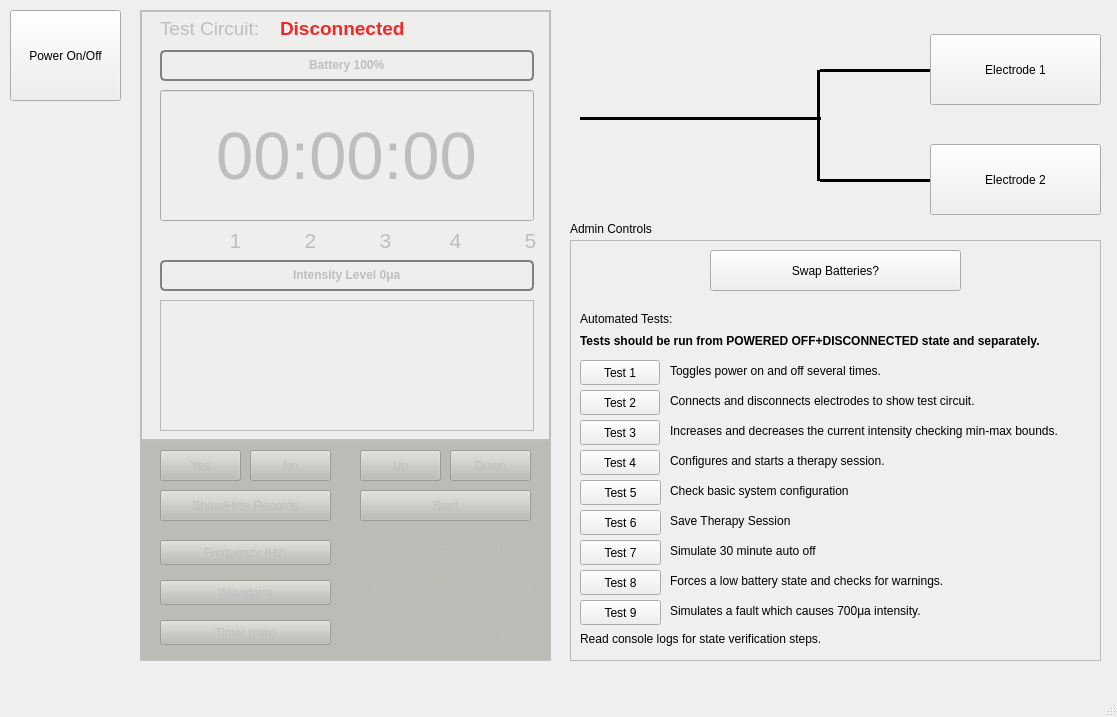
<?xml version="1.0" encoding="UTF-8"?>
<ui version="4.0">
 <class>AlphaStim</class>
 <widget class="QMainWindow" name="AlphaStim">
  <property name="geometry">
   <rect>
    <x>0</x>
    <y>0</y>
    <width>1117</width>
    <height>717</height>
   </rect>
  </property>
  <property name="windowTitle">
   <string>AlphaStim</string>
  </property>
  <widget class="QWidget" name="centralwidget">
   <widget class="QPushButton" name="power_button">
    <property name="geometry">
     <rect>
      <x>10</x>
      <y>10</y>
      <width>111</width>
      <height>91</height>
     </rect>
    </property>
    <property name="styleSheet">
     <string notr="true">QPushButton::checked{
	background:rgb(237, 212, 0)
}</string>
    </property>
    <property name="text">
     <string>Power On/Off</string>
    </property>
    <property name="checkable">
     <bool>true</bool>
    </property>
   </widget>
   <widget class="QFrame" name="screen">
    <property name="enabled">
     <bool>false</bool>
    </property>
    <property name="geometry">
     <rect>
      <x>140</x>
      <y>10</y>
      <width>411</width>
      <height>431</height>
     </rect>
    </property>
    <property name="styleSheet">
     <string notr="true">background:rgb(238, 238, 236)</string>
    </property>
    <property name="frameShape">
     <enum>QFrame::Box</enum>
    </property>
    <property name="frameShadow">
     <enum>QFrame::Plain</enum>
    </property>
    <property name="lineWidth">
     <number>2</number>
    </property>
    <property name="midLineWidth">
     <number>0</number>
    </property>
    <widget class="QProgressBar" name="battery">
     <property name="geometry">
      <rect>
       <x>20</x>
       <y>40</y>
       <width>374</width>
       <height>31</height>
      </rect>
     </property>
     <property name="font">
      <font>
       <weight>75</weight>
       <bold>true</bold>
      </font>
     </property>
     <property name="styleSheet">
      <string notr="true">QProgressBar {
	border: 2px solid grey;
	border-radius: 5px;
	text-align: center;
}
QProgressBar::chunk:enabled {
	background-color:rgb(138, 226, 52);
	border-radius: 5px;
}
QProgressBar::chunk:!enabled {
	background-color:rgb(238, 238, 236);
	border-radius: 5px;
}</string>
     </property>
     <property name="value">
      <number>100</number>
     </property>
     <property name="invertedAppearance">
      <bool>false</bool>
     </property>
     <property name="format">
      <string>Battery %p%</string>
     </property>
    </widget>
    <widget class="QLineEdit" name="timer">
     <property name="geometry">
      <rect>
       <x>20</x>
       <y>80</y>
       <width>374</width>
       <height>131</height>
      </rect>
     </property>
     <property name="font">
      <font>
       <pointsize>50</pointsize>
      </font>
     </property>
     <property name="text">
      <string>00:00:00</string>
     </property>
     <property name="alignment">
      <set>Qt::AlignCenter</set>
     </property>
     <property name="readOnly">
      <bool>true</bool>
     </property>
    </widget>
    <widget class="QTextEdit" name="text_display">
     <property name="geometry">
      <rect>
       <x>20</x>
       <y>290</y>
       <width>374</width>
       <height>131</height>
      </rect>
     </property>
     <property name="styleSheet">
      <string notr="true">QTextEdit::disabled{
color:rgb(0, 0, 0);
}</string>
     </property>
     <property name="readOnly">
      <bool>true</bool>
     </property>
     <property name="placeholderText">
      <string/>
     </property>
    </widget>
    <widget class="QProgressBar" name="intensity_level">
     <property name="geometry">
      <rect>
       <x>20</x>
       <y>250</y>
       <width>374</width>
       <height>31</height>
      </rect>
     </property>
     <property name="font">
      <font>
       <weight>75</weight>
       <bold>true</bold>
      </font>
     </property>
     <property name="styleSheet">
      <string notr="true">QProgressBar {
	border: 2px solid grey;
	border-radius: 5px;
	text-align: center;
}
QProgressBar::chunk {
	background-color:rgb(138, 226, 52);
	border-radius: 5px;
	width: 35px;
	margin: 0.5px
}</string>
     </property>
     <property name="maximum">
      <number>500</number>
     </property>
     <property name="value">
      <number>0</number>
     </property>
     <property name="invertedAppearance">
      <bool>false</bool>
     </property>
     <property name="format">
      <string>Intensity Level %vμa</string>
     </property>
    </widget>
    <widget class="QLabel" name="intensity_1">
     <property name="geometry">
      <rect>
       <x>80</x>
       <y>220</y>
       <width>31</width>
       <height>21</height>
      </rect>
     </property>
     <property name="font">
      <font>
       <pointsize>16</pointsize>
      </font>
     </property>
     <property name="text">
      <string>1</string>
     </property>
     <property name="alignment">
      <set>Qt::AlignCenter</set>
     </property>
    </widget>
    <widget class="QLabel" name="intensity_2">
     <property name="geometry">
      <rect>
       <x>160</x>
       <y>220</y>
       <width>21</width>
       <height>21</height>
      </rect>
     </property>
     <property name="font">
      <font>
       <pointsize>16</pointsize>
      </font>
     </property>
     <property name="text">
      <string>2</string>
     </property>
     <property name="alignment">
      <set>Qt::AlignCenter</set>
     </property>
    </widget>
    <widget class="QLabel" name="intensity_3">
     <property name="geometry">
      <rect>
       <x>230</x>
       <y>220</y>
       <width>31</width>
       <height>21</height>
      </rect>
     </property>
     <property name="font">
      <font>
       <pointsize>16</pointsize>
      </font>
     </property>
     <property name="text">
      <string>3</string>
     </property>
     <property name="alignment">
      <set>Qt::AlignCenter</set>
     </property>
    </widget>
    <widget class="QLabel" name="intensity_4">
     <property name="geometry">
      <rect>
       <x>300</x>
       <y>220</y>
       <width>31</width>
       <height>21</height>
      </rect>
     </property>
     <property name="font">
      <font>
       <pointsize>16</pointsize>
      </font>
     </property>
     <property name="text">
      <string>4</string>
     </property>
     <property name="alignment">
      <set>Qt::AlignCenter</set>
     </property>
    </widget>
    <widget class="QLabel" name="intensity_5">
     <property name="geometry">
      <rect>
       <x>380</x>
       <y>220</y>
       <width>21</width>
       <height>21</height>
      </rect>
     </property>
     <property name="font">
      <font>
       <pointsize>16</pointsize>
      </font>
     </property>
     <property name="text">
      <string>5</string>
     </property>
     <property name="alignment">
      <set>Qt::AlignCenter</set>
     </property>
    </widget>
    <widget class="QLabel" name="label">
     <property name="geometry">
      <rect>
       <x>20</x>
       <y>10</y>
       <width>111</width>
       <height>17</height>
      </rect>
     </property>
     <property name="font">
      <font>
       <pointsize>14</pointsize>
      </font>
     </property>
     <property name="text">
      <string>Test Circuit:</string>
     </property>
    </widget>
    <widget class="QLabel" name="test_circuit">
     <property name="enabled">
      <bool>false</bool>
     </property>
     <property name="geometry">
      <rect>
       <x>140</x>
       <y>10</y>
       <width>131</width>
       <height>17</height>
      </rect>
     </property>
     <property name="font">
      <font>
       <pointsize>14</pointsize>
       <weight>75</weight>
       <bold>true</bold>
      </font>
     </property>
     <property name="styleSheet">
      <string notr="true">color:rgb(239, 41, 41)</string>
     </property>
     <property name="text">
      <string>Disconnected</string>
     </property>
    </widget>
   </widget>
   <widget class="QFrame" name="controls">
    <property name="enabled">
     <bool>false</bool>
    </property>
    <property name="geometry">
     <rect>
      <x>140</x>
      <y>440</y>
      <width>411</width>
      <height>221</height>
     </rect>
    </property>
    <property name="styleSheet">
     <string notr="true">background:rgb(186, 189, 182)</string>
    </property>
    <property name="frameShape">
     <enum>QFrame::Box</enum>
    </property>
    <property name="frameShadow">
     <enum>QFrame::Plain</enum>
    </property>
    <property name="lineWidth">
     <number>2</number>
    </property>
    <widget class="QPushButton" name="yes">
     <property name="geometry">
      <rect>
       <x>20</x>
       <y>10</y>
       <width>81</width>
       <height>31</height>
      </rect>
     </property>
     <property name="text">
      <string>Yes</string>
     </property>
    </widget>
    <widget class="QPushButton" name="no">
     <property name="geometry">
      <rect>
       <x>110</x>
       <y>10</y>
       <width>81</width>
       <height>31</height>
      </rect>
     </property>
     <property name="text">
      <string>No</string>
     </property>
    </widget>
    <widget class="QPushButton" name="show_records">
     <property name="geometry">
      <rect>
       <x>20</x>
       <y>50</y>
       <width>171</width>
       <height>31</height>
      </rect>
     </property>
     <property name="text">
      <string>Show/Hide Records</string>
     </property>
    </widget>
    <widget class="QPushButton" name="up">
     <property name="geometry">
      <rect>
       <x>220</x>
       <y>10</y>
       <width>81</width>
       <height>31</height>
      </rect>
     </property>
     <property name="text">
      <string>Up</string>
     </property>
    </widget>
    <widget class="QPushButton" name="down">
     <property name="geometry">
      <rect>
       <x>310</x>
       <y>10</y>
       <width>81</width>
       <height>31</height>
      </rect>
     </property>
     <property name="text">
      <string>Down</string>
     </property>
    </widget>
    <widget class="QPushButton" name="start">
     <property name="geometry">
      <rect>
       <x>220</x>
       <y>50</y>
       <width>171</width>
       <height>31</height>
      </rect>
     </property>
     <property name="text">
      <string>Start</string>
     </property>
    </widget>
    <widget class="QPushButton" name="frequency_button">
     <property name="geometry">
      <rect>
       <x>20</x>
       <y>100</y>
       <width>171</width>
       <height>25</height>
      </rect>
     </property>
     <property name="text">
      <string>Frequency (Hz)</string>
     </property>
    </widget>
    <widget class="QLabel" name="frequency_label_0">
     <property name="geometry">
      <rect>
       <x>220</x>
       <y>100</y>
       <width>51</width>
       <height>21</height>
      </rect>
     </property>
     <property name="styleSheet">
      <string notr="true"/>
     </property>
     <property name="text">
      <string>0.5</string>
     </property>
     <property name="alignment">
      <set>Qt::AlignCenter</set>
     </property>
    </widget>
    <widget class="QLabel" name="frequency_label_2">
     <property name="geometry">
      <rect>
       <x>340</x>
       <y>100</y>
       <width>51</width>
       <height>21</height>
      </rect>
     </property>
     <property name="styleSheet">
      <string notr="true"/>
     </property>
     <property name="text">
      <string>100</string>
     </property>
     <property name="alignment">
      <set>Qt::AlignCenter</set>
     </property>
    </widget>
    <widget class="QPushButton" name="waveform_button">
     <property name="geometry">
      <rect>
       <x>20</x>
       <y>140</y>
       <width>171</width>
       <height>25</height>
      </rect>
     </property>
     <property name="text">
      <string>Waveform</string>
     </property>
    </widget>
    <widget class="QLabel" name="waveform_label_0">
     <property name="geometry">
      <rect>
       <x>230</x>
       <y>140</y>
       <width>31</width>
       <height>21</height>
      </rect>
     </property>
     <property name="styleSheet">
      <string notr="true"/>
     </property>
     <property name="text">
      <string>Alpha</string>
     </property>
     <property name="alignment">
      <set>Qt::AlignCenter</set>
     </property>
    </widget>
    <widget class="QLabel" name="waveform_label_1">
     <property name="geometry">
      <rect>
       <x>290</x>
       <y>140</y>
       <width>31</width>
       <height>21</height>
      </rect>
     </property>
     <property name="styleSheet">
      <string notr="true"/>
     </property>
     <property name="text">
      <string>Beta</string>
     </property>
     <property name="alignment">
      <set>Qt::AlignCenter</set>
     </property>
    </widget>
    <widget class="QPushButton" name="duration_button">
     <property name="geometry">
      <rect>
       <x>20</x>
       <y>180</y>
       <width>171</width>
       <height>25</height>
      </rect>
     </property>
     <property name="text">
      <string>Timer (min)</string>
     </property>
    </widget>
    <widget class="QLabel" name="duration_label_0">
     <property name="geometry">
      <rect>
       <x>220</x>
       <y>180</y>
       <width>51</width>
       <height>31</height>
      </rect>
     </property>
     <property name="styleSheet">
      <string notr="true"/>
     </property>
     <property name="text">
      <string>20</string>
     </property>
     <property name="alignment">
      <set>Qt::AlignCenter</set>
     </property>
    </widget>
    <widget class="QLabel" name="duration_label_2">
     <property name="geometry">
      <rect>
       <x>340</x>
       <y>180</y>
       <width>51</width>
       <height>31</height>
      </rect>
     </property>
     <property name="styleSheet">
      <string notr="true"/>
     </property>
     <property name="text">
      <string>60</string>
     </property>
     <property name="alignment">
      <set>Qt::AlignCenter</set>
     </property>
    </widget>
    <widget class="QLabel" name="duration_label_1">
     <property name="geometry">
      <rect>
       <x>280</x>
       <y>180</y>
       <width>51</width>
       <height>31</height>
      </rect>
     </property>
     <property name="styleSheet">
      <string notr="true"/>
     </property>
     <property name="text">
      <string>40</string>
     </property>
     <property name="alignment">
      <set>Qt::AlignCenter</set>
     </property>
    </widget>
    <widget class="QLabel" name="waveform_label_2">
     <property name="geometry">
      <rect>
       <x>340</x>
       <y>140</y>
       <width>61</width>
       <height>21</height>
      </rect>
     </property>
     <property name="styleSheet">
      <string notr="true"/>
     </property>
     <property name="text">
      <string>Gamma</string>
     </property>
     <property name="alignment">
      <set>Qt::AlignCenter</set>
     </property>
    </widget>
    <widget class="QLabel" name="frequency_label_1">
     <property name="geometry">
      <rect>
       <x>280</x>
       <y>100</y>
       <width>51</width>
       <height>21</height>
      </rect>
     </property>
     <property name="styleSheet">
      <string notr="true"/>
     </property>
     <property name="text">
      <string>77</string>
     </property>
     <property name="alignment">
      <set>Qt::AlignCenter</set>
     </property>
    </widget>
   </widget>
   <widget class="Line" name="line">
    <property name="geometry">
     <rect>
      <x>580</x>
      <y>110</y>
      <width>241</width>
      <height>16</height>
     </rect>
    </property>
    <property name="frameShadow">
     <enum>QFrame::Plain</enum>
    </property>
    <property name="lineWidth">
     <number>3</number>
    </property>
    <property name="orientation">
     <enum>Qt::Horizontal</enum>
    </property>
   </widget>
   <widget class="Line" name="line_2">
    <property name="geometry">
     <rect>
      <x>820</x>
      <y>60</y>
      <width>111</width>
      <height>21</height>
     </rect>
    </property>
    <property name="frameShadow">
     <enum>QFrame::Plain</enum>
    </property>
    <property name="lineWidth">
     <number>3</number>
    </property>
    <property name="orientation">
     <enum>Qt::Horizontal</enum>
    </property>
   </widget>
   <widget class="Line" name="line_3">
    <property name="geometry">
     <rect>
      <x>820</x>
      <y>170</y>
      <width>111</width>
      <height>21</height>
     </rect>
    </property>
    <property name="frameShadow">
     <enum>QFrame::Plain</enum>
    </property>
    <property name="lineWidth">
     <number>3</number>
    </property>
    <property name="orientation">
     <enum>Qt::Horizontal</enum>
    </property>
   </widget>
   <widget class="Line" name="line_4">
    <property name="geometry">
     <rect>
      <x>810</x>
      <y>70</y>
      <width>16</width>
      <height>111</height>
     </rect>
    </property>
    <property name="frameShadow">
     <enum>QFrame::Plain</enum>
    </property>
    <property name="lineWidth">
     <number>3</number>
    </property>
    <property name="orientation">
     <enum>Qt::Vertical</enum>
    </property>
   </widget>
   <widget class="QPushButton" name="electrode_1">
    <property name="geometry">
     <rect>
      <x>930</x>
      <y>34</y>
      <width>171</width>
      <height>71</height>
     </rect>
    </property>
    <property name="styleSheet">
     <string notr="true">QPushButton::checked{
	background:rgb(237, 212, 0)
}</string>
    </property>
    <property name="text">
     <string>Electrode 1</string>
    </property>
    <property name="checkable">
     <bool>true</bool>
    </property>
   </widget>
   <widget class="QPushButton" name="electrode_2">
    <property name="geometry">
     <rect>
      <x>930</x>
      <y>144</y>
      <width>171</width>
      <height>71</height>
     </rect>
    </property>
    <property name="styleSheet">
     <string notr="true">QPushButton::checked{
	background:rgb(237, 212, 0)
}</string>
    </property>
    <property name="text">
     <string>Electrode 2</string>
    </property>
    <property name="checkable">
     <bool>true</bool>
    </property>
   </widget>
   <widget class="QFrame" name="admin">
    <property name="geometry">
     <rect>
      <x>570</x>
      <y>240</y>
      <width>531</width>
      <height>421</height>
     </rect>
    </property>
    <property name="frameShape">
     <enum>QFrame::StyledPanel</enum>
    </property>
    <property name="frameShadow">
     <enum>QFrame::Raised</enum>
    </property>
    <widget class="QPushButton" name="test_9">
     <property name="geometry">
      <rect>
       <x>10</x>
       <y>360</y>
       <width>81</width>
       <height>25</height>
      </rect>
     </property>
     <property name="text">
      <string>Test 9</string>
     </property>
    </widget>
    <widget class="QPushButton" name="test_8">
     <property name="geometry">
      <rect>
       <x>10</x>
       <y>330</y>
       <width>81</width>
       <height>25</height>
      </rect>
     </property>
     <property name="text">
      <string>Test 8</string>
     </property>
    </widget>
    <widget class="QPushButton" name="swap_batteries">
     <property name="geometry">
      <rect>
       <x>140</x>
       <y>10</y>
       <width>251</width>
       <height>41</height>
      </rect>
     </property>
     <property name="text">
      <string>Swap Batteries?</string>
     </property>
    </widget>
    <widget class="QPushButton" name="test_1">
     <property name="geometry">
      <rect>
       <x>10</x>
       <y>120</y>
       <width>80</width>
       <height>25</height>
      </rect>
     </property>
     <property name="styleSheet">
      <string notr="true"/>
     </property>
     <property name="text">
      <string>Test 1</string>
     </property>
    </widget>
    <widget class="QPushButton" name="test_2">
     <property name="geometry">
      <rect>
       <x>10</x>
       <y>150</y>
       <width>80</width>
       <height>25</height>
      </rect>
     </property>
     <property name="text">
      <string>Test 2</string>
     </property>
    </widget>
    <widget class="QLabel" name="test_label_1">
     <property name="geometry">
      <rect>
       <x>100</x>
       <y>120</y>
       <width>411</width>
       <height>21</height>
      </rect>
     </property>
     <property name="text">
      <string>Toggles power on and off several times.</string>
     </property>
    </widget>
    <widget class="QLabel" name="test_title">
     <property name="geometry">
      <rect>
       <x>10</x>
       <y>90</y>
       <width>511</width>
       <height>21</height>
      </rect>
     </property>
     <property name="font">
      <font>
       <weight>75</weight>
       <bold>true</bold>
      </font>
     </property>
     <property name="text">
      <string>Tests should be run from POWERED OFF+DISCONNECTED state and separately.</string>
     </property>
    </widget>
    <widget class="QLabel" name="test_label_2">
     <property name="geometry">
      <rect>
       <x>100</x>
       <y>150</y>
       <width>411</width>
       <height>21</height>
      </rect>
     </property>
     <property name="text">
      <string>Connects and disconnects electrodes to show test circuit.</string>
     </property>
    </widget>
    <widget class="QPushButton" name="test_3">
     <property name="geometry">
      <rect>
       <x>10</x>
       <y>180</y>
       <width>80</width>
       <height>25</height>
      </rect>
     </property>
     <property name="text">
      <string>Test 3</string>
     </property>
    </widget>
    <widget class="QLabel" name="test_label_3">
     <property name="geometry">
      <rect>
       <x>100</x>
       <y>180</y>
       <width>421</width>
       <height>21</height>
      </rect>
     </property>
     <property name="text">
      <string>Increases and decreases the current intensity checking min-max bounds.</string>
     </property>
    </widget>
    <widget class="QLabel" name="test_label_4">
     <property name="geometry">
      <rect>
       <x>100</x>
       <y>210</y>
       <width>411</width>
       <height>21</height>
      </rect>
     </property>
     <property name="text">
      <string>Configures and starts a therapy session.</string>
     </property>
    </widget>
    <widget class="QPushButton" name="test_4">
     <property name="geometry">
      <rect>
       <x>10</x>
       <y>210</y>
       <width>80</width>
       <height>25</height>
      </rect>
     </property>
     <property name="text">
      <string>Test 4</string>
     </property>
    </widget>
    <widget class="QLabel" name="test_label_8">
     <property name="geometry">
      <rect>
       <x>100</x>
       <y>330</y>
       <width>411</width>
       <height>21</height>
      </rect>
     </property>
     <property name="text">
      <string>Forces a low battery state and checks for warnings.</string>
     </property>
    </widget>
    <widget class="QLabel" name="test_label_9">
     <property name="geometry">
      <rect>
       <x>100</x>
       <y>360</y>
       <width>411</width>
       <height>21</height>
      </rect>
     </property>
     <property name="text">
      <string>Simulates a fault which causes 700μa intensity.</string>
     </property>
    </widget>
    <widget class="QLabel" name="label_4">
     <property name="geometry">
      <rect>
       <x>10</x>
       <y>70</y>
       <width>111</width>
       <height>17</height>
      </rect>
     </property>
     <property name="text">
      <string>Automated Tests:</string>
     </property>
    </widget>
    <widget class="QLabel" name="test_label_5">
     <property name="geometry">
      <rect>
       <x>100</x>
       <y>240</y>
       <width>411</width>
       <height>21</height>
      </rect>
     </property>
     <property name="text">
      <string>Check basic system configuration</string>
     </property>
    </widget>
    <widget class="QPushButton" name="test_5">
     <property name="geometry">
      <rect>
       <x>10</x>
       <y>240</y>
       <width>81</width>
       <height>25</height>
      </rect>
     </property>
     <property name="text">
      <string>Test 5</string>
     </property>
    </widget>
    <widget class="QLabel" name="test_label_6">
     <property name="geometry">
      <rect>
       <x>100</x>
       <y>270</y>
       <width>411</width>
       <height>21</height>
      </rect>
     </property>
     <property name="text">
      <string>Save Therapy Session</string>
     </property>
    </widget>
    <widget class="QPushButton" name="test_6">
     <property name="geometry">
      <rect>
       <x>10</x>
       <y>270</y>
       <width>81</width>
       <height>25</height>
      </rect>
     </property>
     <property name="text">
      <string>Test 6</string>
     </property>
    </widget>
    <widget class="QLabel" name="label_5">
     <property name="geometry">
      <rect>
       <x>10</x>
       <y>390</y>
       <width>271</width>
       <height>17</height>
      </rect>
     </property>
     <property name="text">
      <string>Read console logs for state verification steps.</string>
     </property>
    </widget>
    <widget class="QPushButton" name="test_7">
     <property name="geometry">
      <rect>
       <x>10</x>
       <y>300</y>
       <width>81</width>
       <height>25</height>
      </rect>
     </property>
     <property name="text">
      <string>Test 7</string>
     </property>
    </widget>
    <widget class="QLabel" name="test_label_7">
     <property name="geometry">
      <rect>
       <x>100</x>
       <y>300</y>
       <width>411</width>
       <height>21</height>
      </rect>
     </property>
     <property name="text">
      <string>Simulate 30 minute auto off</string>
     </property>
    </widget>
   </widget>
   <widget class="QLabel" name="label_3">
    <property name="geometry">
     <rect>
      <x>570</x>
      <y>220</y>
      <width>91</width>
      <height>17</height>
     </rect>
    </property>
    <property name="text">
     <string>Admin Controls</string>
    </property>
   </widget>
  </widget>
  <widget class="QMenuBar" name="menubar">
   <property name="geometry">
    <rect>
     <x>0</x>
     <y>0</y>
     <width>1117</width>
     <height>22</height>
    </rect>
   </property>
  </widget>
  <widget class="QStatusBar" name="statusbar"/>
 </widget>
 <resources/>
 <connections/>
</ui>
